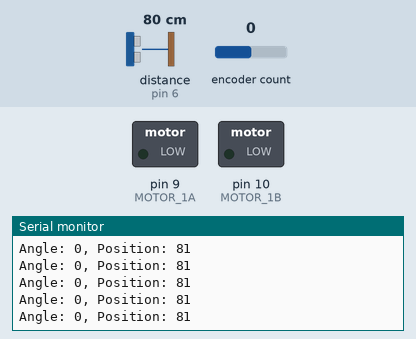
Bench run of a program on a simulated Arduino Uno, built with avr-gcc and run on an emulated ATmega328P. Shown: switched loads named in the program (green lamp = pin HIGH), the last lines printed to the serial monitor. Inputs (shaded band) come from the test bench; at power-on: distance to the obstacle (sensor on pin 6) 80 cm, encoder count 0. The echo pulse lasts 58.3 µs per cm.

Above: at 1.2 s.
1.3 s: distance to the obstacle (sensor on pin 6) set to 11 cm
At 1.9 s:
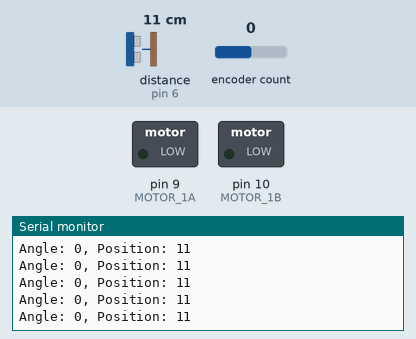
4.3 s: distance to the obstacle (sensor on pin 6) set to 8 cm
At 5.2 s:
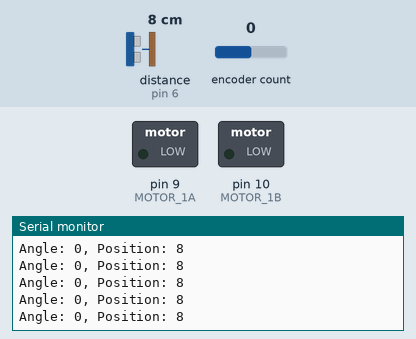
Timing chart, 0 to 7.3 s (numbered marks = the images above; inputs shaded):
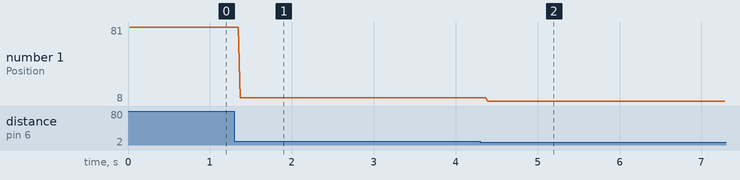

The program:

main.cpp
```cpp
#include <Arduino.h>
#include <Encoder.h>
#include <NewPing.h>

// LIMIT SWITCH PINS
#define MicroSwitch_Right 8
#define MicroSwitch_Left 9

// Define the rotary encoder pins
#define ENCODER_A_PIN 3
#define ENCODER_B_PIN 4

// MOTOR CONTROL PINS
#define MOTOR_1A 9
#define MOTOR_1B 10

// Ultrasonic Sensor PINS
#define TRIGGER_PIN 5
#define ECHO_PIN 6
#define MAX_DISTANCE 80
#define MIN_DISTANCE 10

// Create the sonar object
NewPing sonar(TRIGGER_PIN, ECHO_PIN, MAX_DISTANCE);

// Create the encoder object
Encoder encoder(ENCODER_A_PIN, ENCODER_B_PIN);

int Motor_Speed = 0;

void setup()
{
  // put your setup code here, to run once:

  Serial.begin(9600);
  while (!Serial)
    ;
  Serial.println("Serial Port Started");
  encoder.write(0);
  pinMode(MOTOR_1A, OUTPUT);
  pinMode(MOTOR_1B, OUTPUT);
}

void loop()
{
  long currentPosition = sonar.ping_cm();
  int angle = encoder.read() * 360 / 1600;
  angle = angle % 360;
  // Serial.println(angle);

  // if (currentPosition <= 10)
  // {
  //   while (currentPosition <= 40)
  //   {
  //     digitalWrite(MOTOR_1A, LOW);
  //     analogWrite(MOTOR_1B, 150);
  //     currentPosition = sonar.ping_cm();
  //   }
  //   digitalWrite(MOTOR_1A, LOW);
  //   digitalWrite(MOTOR_1B, LOW);
  // }
  // else if (currentPosition >= 75)
  // {
  //   while (currentPosition >= 40)
  //   {
  //     analogWrite(MOTOR_1A, 150);
  //     digitalWrite(MOTOR_1B, LOW);
  //     currentPosition = sonar.ping_cm();
  //   }
  //   digitalWrite(MOTOR_1A, LOW);
  //   digitalWrite(MOTOR_1B, LOW);
  // }

  if ((angle > 3 && angle < 140) || (angle < -220 && angle > -358))
  {
    Motor_Speed = map(angle, 5, 360, 255, 150);
    Motor_Speed = constrain(Motor_Speed, 50, 200);
    // Motors.setMotorB(255, 0);
    // digitalWrite(MOTOR_1A, LOW);
    // analogWrite(MOTOR_1B, Motor_Speed);

    // For making Upwards
    analogWrite(MOTOR_1A, Motor_Speed);
    digitalWrite(MOTOR_1B, LOW);
  }
  else if ((angle < -3 && angle > -140) || (angle > 220 && angle < 358))
  {
    Motor_Speed = map(angle, -5, -360, 255, 150);
    Motor_Speed = constrain(Motor_Speed, 50, 200);
    // Motors.setMotorB(255, 1);
    // analogWrite(MOTOR_1A, Motor_Speed);
    // digitalWrite(MOTOR_1B, LOW);

    // For making Upwards
    digitalWrite(MOTOR_1A, LOW);
    analogWrite(MOTOR_1B, Motor_Speed);
  }
  else if ((angle < -140 && angle > -180) || (angle > 180 && angle < 220))
  {
    // analogWrite(MOTOR_1A, 255);
    // digitalWrite(MOTOR_1B, LOW);
    if (angle < 0)
    {
      Motor_Speed = map(angle, -180, -140, 150, 255);
    }
    else if (angle > 0)
    {
      Motor_Speed = map(angle, 180, 220, 150, 255);
    }

    analogWrite(MOTOR_1A, Motor_Speed);
    digitalWrite(MOTOR_1B, LOW);
  }
  else if ((angle < -180 && angle > -220) || (angle > 140 && angle < 180))
  {
    // digitalWrite(MOTOR_1A, LOW);
    // analogWrite(MOTOR_1B, 255);

    if (angle < 0)
    {
      Motor_Speed = map(angle, -180, -140, 150, 255);
    }
    else if (angle > 0)
    {
      Motor_Speed = map(angle, 180, 140, 150, 255);
    }

    digitalWrite(MOTOR_1A, LOW);
    analogWrite(MOTOR_1B, Motor_Speed);
  }
  else
  {
    digitalWrite(MOTOR_1A, LOW);
    digitalWrite(MOTOR_1B, LOW);
  }

  // int encoderValue = encoder.read();

  Serial.print("Angle: ");
  Serial.print(angle);
  Serial.print(", Position: ");
  Serial.println(currentPosition);
  // Serial.println(encoderValue);
}
```

Measured:
- after the input at 1.3 s, the serial monitor: prints a new line after 0.07 s (image 1)
- after the input at 4.3 s, the serial monitor: prints a new line after 0.09 s (image 2)
- plotted number 1: 81 → 11 after the input at 1.3 s, 11 → 8 after the input at 4.3 s
